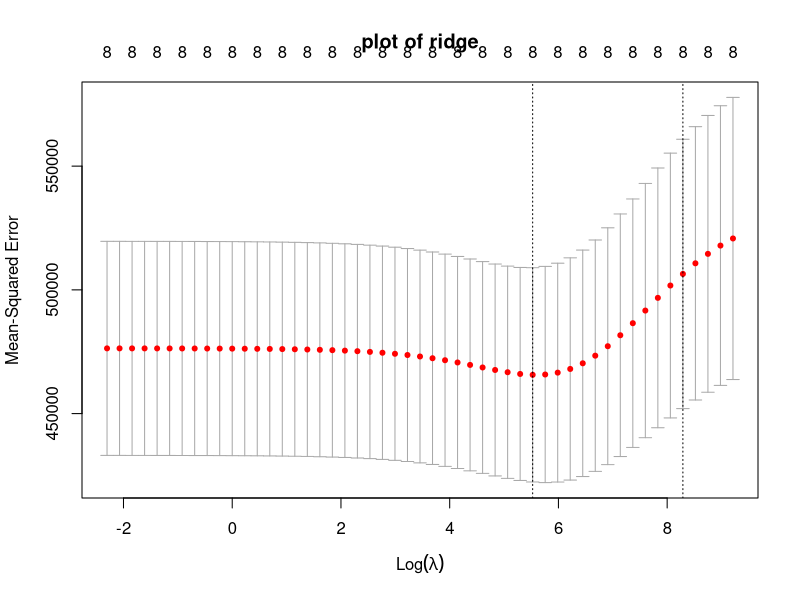
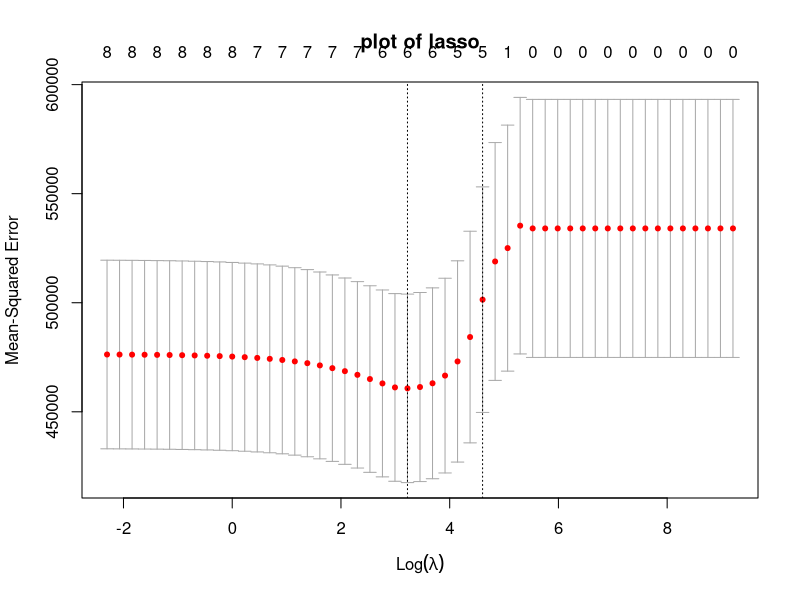

R code for these plots, in order: (Note: this script raises an error after producing the figures.)
## ---- chunk 1
knitr::opts_chunk$set(echo = TRUE)
## ---- chunk 2
library(MASS)
data(birthwt)
## ---- chunk 3
newdata <- birthwt[,c('age','lwt','race','smoke','ptl','ht','ui','ftv')]
fit <- lm(birthwt$bwt ~ birthwt$age+birthwt$lwt+birthwt$race+birthwt$smoke+birthwt$ptl+birthwt$ht+birthwt$ui+birthwt$ftv)
summary(fit)
## ---- chunk 4
#VIF test
car::vif(fit)
## ---- chunk 5
#condition numbers
res <- cor(newdata)
round(res, 2)
kappa(res)
## ---- chunk 6
#install.packages('glmnet')
library(glmnet)
set.seed(123)
X <- as.matrix(newdata)
ridge.mod <- cv.glmnet(X,birthwt$bwt,lambda = 10^seq(4,-1,-.1),alpha=0)
## ---- chunk 7

plot(ridge.mod, main="plot of ridge")
## ---- chunk 8
#best lambda

opt_lambda = ridge.mod$lambda.min
opt_lambda
## ---- chunk 9
fit <- ridge.mod$glmnet.fit
summary(fit)
## ---- chunk 10
coef(ridge.mod,s=opt_lambda)
## ---- chunk 11
y_predicted <- predict(fit, s = opt_lambda, newx = X)
y = birthwt$bwt
# Sum of Squares Total and Error
sst <- sum((y - mean(y))^2)
sse <- sum((y_predicted - y)^2)

# R squared
rsq <- 1 - sse / sst
rsq
## ---- chunk 12
set.seed(123)
lasso.mod <- cv.glmnet(X,birthwt$bwt,lambda = 10^seq(4,-1,-.1),alpha=1)
plot(lasso.mod, main="plot of lasso")
best_lambda_lasso = lasso.mod$lambda.1se
y_predicted_lasso <- predict(lasso.mod, s = best_lambda_lasso, newx = X)
## ---- chunk 13
# Sum of Squares Total and Error
sst2 <- sum((y - mean(y))^2)
sse2 <- sum((y_predicted_lasso - y)^2)

# R squared
rsq2 <- 1 - sse2 / sst2
rsq2
## ---- chunk 14
#MSE
mean((y_predicted_lasso-y)^2)
## ---- chunk 15
# stepAIC
help('stepAIC')
step.mod <- stepAIC(fit,direction='forward',trace=FALSE)
summary(step.mod)
step.prict <- predict(step.mod, newx = x)
#MSE
mean((step.prict-y)^2)

# Sum of Squares Total and Error
sst3 <- sum((y - mean(y))^2)
sse3 <- sum((step.prict - y)^2)

# R squared
rsq3 <- 1 - sse3 / sst3
rsq3

